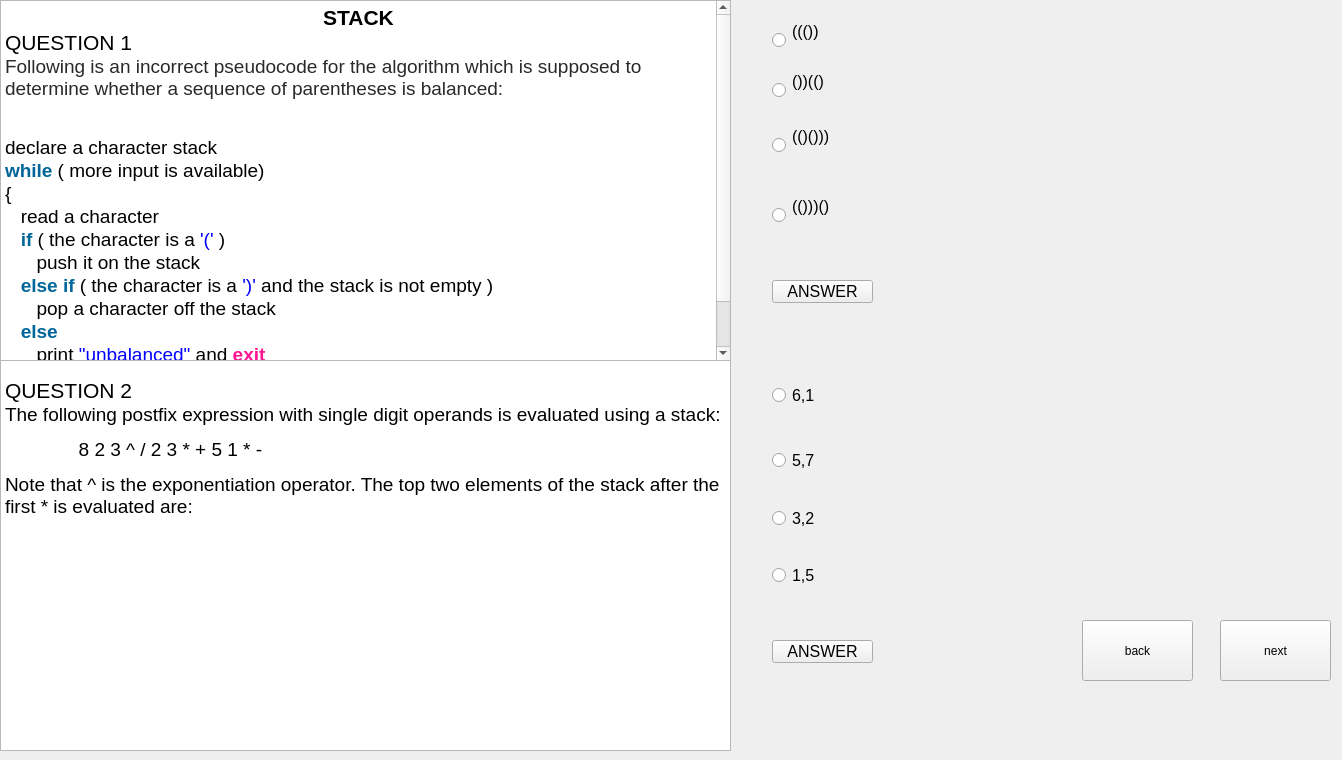
      <widget class="QWidget" name="tab_18">
       <attribute name="title">
        <string>STACK 1</string>
       </attribute>
       <widget class="QRadioButton" name="radioButton_33">
        <property name="geometry">
         <rect>
          <x>772</x>
          <y>380</y>
          <width>411</width>
          <height>31</height>
         </rect>
        </property>
        <property name="font">
         <font>
          <pointsize>12</pointsize>
         </font>
        </property>
        <property name="text">
         <string>6,1</string>
        </property>
       </widget>
       <widget class="QTextBrowser" name="textBrowser_9">
        <property name="geometry">
         <rect>
          <x>0</x>
          <y>0</y>
          <width>731</width>
          <height>361</height>
         </rect>
        </property>
        <property name="html">
         <string>&lt;!DOCTYPE HTML PUBLIC &quot;-//W3C//DTD HTML 4.0//EN&quot; &quot;http://www.w3.org/TR/REC-html40/strict.dtd&quot;&gt;
&lt;html&gt;&lt;head&gt;&lt;meta name=&quot;qrichtext&quot; content=&quot;1&quot; /&gt;&lt;style type=&quot;text/css&quot;&gt;
p, li { white-space: pre-wrap; }
&lt;/style&gt;&lt;/head&gt;&lt;body style=&quot; font-family:'MS Shell Dlg 2'; font-size:7.8pt; font-weight:400; font-style:normal;&quot;&gt;
&lt;p align=&quot;center&quot; style=&quot; margin-top:0px; margin-bottom:0px; margin-left:0px; margin-right:0px; -qt-block-indent:0; text-indent:0px;&quot;&gt;&lt;span style=&quot; font-family:'MS Shell Dlg 2'; font-size:16pt; font-weight:600;&quot;&gt;STACK&lt;/span&gt;&lt;/p&gt;
&lt;p style=&quot; margin-top:0px; margin-bottom:0px; margin-left:0px; margin-right:0px; -qt-block-indent:0; text-indent:0px;&quot;&gt;&lt;span style=&quot; font-family:'MS Shell Dlg 2'; font-size:16pt;&quot;&gt;QUESTION 1&lt;/span&gt;&lt;/p&gt;
&lt;p style=&quot; margin-top:0px; margin-bottom:0px; margin-left:0px; margin-right:0px; -qt-block-indent:0; text-indent:0px;&quot;&gt;&lt;span style=&quot; font-family:'Roboto'; font-size:14pt; color:rgba(0,0,0,0.839216); background-color:#ffffff;&quot;&gt;Following is an incorrect pseudocode for the algorithm which is supposed to determine whether a sequence of parentheses is balanced:&lt;/span&gt;&lt;/p&gt;
&lt;p style=&quot;-qt-paragraph-type:empty; margin-top:13px; margin-bottom:13px; margin-left:0px; margin-right:0px; -qt-block-indent:0; text-indent:0px; font-family:'Roboto'; font-size:14pt; color:rgba(0,0,0,0.839216); background-color:#ffffff;&quot;&gt;&lt;br /&gt;&lt;/p&gt;
&lt;table border=&quot;0&quot; style=&quot; margin-top:0px; margin-bottom:0px; margin-left:0px; margin-right:0px;&quot; cellspacing=&quot;0&quot; cellpadding=&quot;0&quot;&gt;
&lt;tr&gt;
&lt;td bgcolor=&quot;#ffffff&quot; style=&quot; padding-left:0; padding-right:0; padding-top:0; padding-bottom:0;&quot;&gt;
&lt;p style=&quot; margin-top:0px; margin-bottom:0px; margin-left:0px; margin-right:0px; -qt-block-indent:0; text-indent:0px; background-color:#ffffff;&quot;&gt;&lt;a name=&quot;highlighter_386517&quot;&gt;&lt;/a&gt;&lt;span style=&quot; font-family:'Monaco'; font-size:14pt; color:#000000;&quot;&gt;d&lt;/span&gt;&lt;span style=&quot; font-family:'Monaco'; font-size:14pt; color:#000000;&quot;&gt;eclare a character stack &lt;/span&gt;&lt;/p&gt;
&lt;p style=&quot; margin-top:0px; margin-bottom:0px; margin-left:0px; margin-right:0px; -qt-block-indent:0; text-indent:0px; background-color:#ffffff;&quot;&gt;&lt;span style=&quot; font-family:'Monaco'; font-size:14pt; font-weight:600; color:#006699;&quot;&gt;while&lt;/span&gt;&lt;span style=&quot; font-family:'Monaco'; font-size:14pt; color:rgba(0,0,0,0.839216);&quot;&gt; &lt;/span&gt;&lt;span style=&quot; font-family:'Monaco'; font-size:14pt; color:#000000;&quot;&gt;( more input is available)&lt;/span&gt;&lt;/p&gt;
&lt;p style=&quot; margin-top:0px; margin-bottom:0px; margin-left:0px; margin-right:0px; -qt-block-indent:0; text-indent:0px; background-color:#ffffff;&quot;&gt;&lt;span style=&quot; font-family:'Monaco'; font-size:14pt; color:#000000;&quot;&gt;{&lt;/span&gt;&lt;/p&gt;
&lt;p style=&quot; margin-top:0px; margin-bottom:0px; margin-left:0px; margin-right:0px; -qt-block-indent:0; text-indent:0px; background-color:#ffffff;&quot;&gt;&lt;span style=&quot; font-family:'Monaco'; font-size:14pt; color:rgba(0,0,0,0.839216);&quot;&gt;   &lt;/span&gt;&lt;span style=&quot; font-family:'Monaco'; font-size:14pt; color:#000000;&quot;&gt;read a character&lt;/span&gt;&lt;/p&gt;
&lt;p style=&quot; margin-top:0px; margin-bottom:0px; margin-left:0px; margin-right:0px; -qt-block-indent:0; text-indent:0px; background-color:#ffffff;&quot;&gt;&lt;span style=&quot; font-family:'Monaco'; font-size:14pt; color:rgba(0,0,0,0.839216);&quot;&gt;   &lt;/span&gt;&lt;span style=&quot; font-family:'Monaco'; font-size:14pt; font-weight:600; color:#006699;&quot;&gt;if&lt;/span&gt;&lt;span style=&quot; font-family:'Monaco'; font-size:14pt; color:rgba(0,0,0,0.839216);&quot;&gt; &lt;/span&gt;&lt;span style=&quot; font-family:'Monaco'; font-size:14pt; color:#000000;&quot;&gt;( the character is a &lt;/span&gt;&lt;span style=&quot; font-family:'Monaco'; font-size:14pt; color:#0000ff;&quot;&gt;'('&lt;/span&gt;&lt;span style=&quot; font-family:'Monaco'; font-size:14pt; color:rgba(0,0,0,0.839216);&quot;&gt; &lt;/span&gt;&lt;span style=&quot; font-family:'Monaco'; font-size:14pt; color:#000000;&quot;&gt;) &lt;/span&gt;&lt;/p&gt;
&lt;p style=&quot; margin-top:0px; margin-bottom:0px; margin-left:0px; margin-right:0px; -qt-block-indent:0; text-indent:0px; background-color:#ffffff;&quot;&gt;&lt;span style=&quot; font-family:'Monaco'; font-size:14pt; color:rgba(0,0,0,0.839216);&quot;&gt;      &lt;/span&gt;&lt;span style=&quot; font-family:'Monaco'; font-size:14pt; color:#000000;&quot;&gt;push it on the stack&lt;/span&gt;&lt;/p&gt;
&lt;p style=&quot; margin-top:0px; margin-bottom:0px; margin-left:0px; margin-right:0px; -qt-block-indent:0; text-indent:0px; background-color:#ffffff;&quot;&gt;&lt;span style=&quot; font-family:'Monaco'; font-size:14pt; color:rgba(0,0,0,0.839216);&quot;&gt;   &lt;/span&gt;&lt;span style=&quot; font-family:'Monaco'; font-size:14pt; font-weight:600; color:#006699;&quot;&gt;else&lt;/span&gt;&lt;span style=&quot; font-family:'Monaco'; font-size:14pt; color:rgba(0,0,0,0.839216);&quot;&gt; &lt;/span&gt;&lt;span style=&quot; font-family:'Monaco'; font-size:14pt; font-weight:600; color:#006699;&quot;&gt;if&lt;/span&gt;&lt;span style=&quot; font-family:'Monaco'; font-size:14pt; color:rgba(0,0,0,0.839216);&quot;&gt; &lt;/span&gt;&lt;span style=&quot; font-family:'Monaco'; font-size:14pt; color:#000000;&quot;&gt;( the character is a &lt;/span&gt;&lt;span style=&quot; font-family:'Monaco'; font-size:14pt; color:#0000ff;&quot;&gt;')'&lt;/span&gt;&lt;span style=&quot; font-family:'Monaco'; font-size:14pt; color:rgba(0,0,0,0.839216);&quot;&gt; &lt;/span&gt;&lt;span style=&quot; font-family:'Monaco'; font-size:14pt; color:#000000;&quot;&gt;and the stack is not empty )&lt;/span&gt;&lt;/p&gt;
&lt;p style=&quot; margin-top:0px; margin-bottom:0px; margin-left:0px; margin-right:0px; -qt-block-indent:0; text-indent:0px; background-color:#ffffff;&quot;&gt;&lt;span style=&quot; font-family:'Monaco'; font-size:14pt; color:rgba(0,0,0,0.839216);&quot;&gt;      &lt;/span&gt;&lt;span style=&quot; font-family:'Monaco'; font-size:14pt; color:#000000;&quot;&gt;pop a character off the stack&lt;/span&gt;&lt;/p&gt;
&lt;p style=&quot; margin-top:0px; margin-bottom:0px; margin-left:0px; margin-right:0px; -qt-block-indent:0; text-indent:0px; background-color:#ffffff;&quot;&gt;&lt;span style=&quot; font-family:'Monaco'; font-size:14pt; color:rgba(0,0,0,0.839216);&quot;&gt;   &lt;/span&gt;&lt;span style=&quot; font-family:'Monaco'; font-size:14pt; font-weight:600; color:#006699;&quot;&gt;else&lt;/span&gt;&lt;/p&gt;
&lt;p style=&quot; margin-top:0px; margin-bottom:0px; margin-left:0px; margin-right:0px; -qt-block-indent:0; text-indent:0px; background-color:#ffffff;&quot;&gt;&lt;span style=&quot; font-family:'Monaco'; font-size:14pt; color:rgba(0,0,0,0.839216);&quot;&gt;      &lt;/span&gt;&lt;span style=&quot; font-family:'Monaco'; font-size:14pt; color:#000000;&quot;&gt;print &lt;/span&gt;&lt;span style=&quot; font-family:'Monaco'; font-size:14pt; color:#0000ff;&quot;&gt;&amp;quot;unbalanced&amp;quot;&lt;/span&gt;&lt;span style=&quot; font-family:'Monaco'; font-size:14pt; color:rgba(0,0,0,0.839216);&quot;&gt; &lt;/span&gt;&lt;span style=&quot; font-family:'Monaco'; font-size:14pt; color:#000000;&quot;&gt;and &lt;/span&gt;&lt;span style=&quot; font-family:'Monaco'; font-size:14pt; font-weight:600; color:#ff1493;&quot;&gt;exit&lt;/span&gt;&lt;/p&gt;
&lt;p style=&quot; margin-top:0px; margin-bottom:0px; margin-left:0px; margin-right:0px; -qt-block-indent:0; text-indent:0px; background-color:#ffffff;&quot;&gt;&lt;span style=&quot; font-family:'Monaco'; font-size:14pt; color:rgba(0,0,0,0.839216);&quot;&gt; &lt;/span&gt;&lt;span style=&quot; font-family:'Monaco'; font-size:14pt; color:#000000;&quot;&gt;}&lt;/span&gt;&lt;/p&gt;
&lt;p style=&quot; margin-top:0px; margin-bottom:0px; margin-left:0px; margin-right:0px; -qt-block-indent:0; text-indent:0px; background-color:#ffffff;&quot;&gt;&lt;span style=&quot; font-family:'Monaco'; font-size:14pt; color:rgba(0,0,0,0.839216);&quot;&gt; &lt;/span&gt;&lt;span style=&quot; font-family:'Monaco'; font-size:14pt; color:#000000;&quot;&gt;print &lt;/span&gt;&lt;span style=&quot; font-family:'Monaco'; font-size:14pt; color:#0000ff;&quot;&gt;&amp;quot;balanced&amp;quot;&lt;/span&gt;&lt;/p&gt;&lt;/td&gt;&lt;/tr&gt;&lt;/table&gt;&lt;/body&gt;&lt;/html&gt;</string>
        </property>
       </widget>
       <widget class="QRadioButton" name="radioButton_34">
        <property name="geometry">
         <rect>
          <x>772</x>
          <y>20</y>
          <width>321</width>
          <height>41</height>
         </rect>
        </property>
        <property name="font">
         <font>
          <pointsize>12</pointsize>
         </font>
        </property>
        <property name="text">
         <string>((())
</string>
        </property>
       </widget>
       <widget class="QRadioButton" name="radioButton_35">
        <property name="geometry">
         <rect>
          <x>772</x>
          <y>180</y>
          <width>371</width>
          <height>71</height>
         </rect>
        </property>
        <property name="font">
         <font>
          <pointsize>12</pointsize>
         </font>
        </property>
        <property name="text">
         <string>(()))()
</string>
        </property>
       </widget>
       <widget class="QRadioButton" name="radioButton_36">
        <property name="geometry">
         <rect>
          <x>772</x>
          <y>560</y>
          <width>351</width>
          <height>31</height>
         </rect>
        </property>
        <property name="font">
         <font>
          <pointsize>12</pointsize>
         </font>
        </property>
        <property name="text">
         <string>1,5</string>
        </property>
       </widget>
       <widget class="QPushButton" name="pushButton_24">
        <property name="geometry">
         <rect>
          <x>772</x>
          <y>640</y>
          <width>101</width>
          <height>23</height>
         </rect>
        </property>
        <property name="font">
         <font>
          <pointsize>12</pointsize>
         </font>
        </property>
        <property name="text">
         <string>ANSWER</string>
        </property>
       </widget>
       <widget class="QRadioButton" name="radioButton_37">
        <property name="geometry">
         <rect>
          <x>772</x>
          <y>120</y>
          <width>371</width>
          <height>51</height>
         </rect>
        </property>
        <property name="font">
         <font>
          <pointsize>12</pointsize>
         </font>
        </property>
        <property name="text">
         <string>(()()))
</string>
        </property>
       </widget>
       <widget class="QRadioButton" name="radioButton_38">
        <property name="geometry">
         <rect>
          <x>772</x>
          <y>70</y>
          <width>331</width>
          <height>41</height>
         </rect>
        </property>
        <property name="font">
         <font>
          <pointsize>12</pointsize>
         </font>
        </property>
        <property name="text">
         <string>())(()
</string>
        </property>
       </widget>
       <widget class="QRadioButton" name="radioButton_39">
        <property name="geometry">
         <rect>
          <x>772</x>
          <y>440</y>
          <width>551</width>
          <height>41</height>
         </rect>
        </property>
        <property name="font">
         <font>
          <pointsize>12</pointsize>
         </font>
        </property>
        <property name="text">
         <string>5,7</string>
        </property>
       </widget>
       <widget class="QRadioButton" name="radioButton_40">
        <property name="geometry">
         <rect>
          <x>772</x>
          <y>510</y>
          <width>561</width>
          <height>17</height>
         </rect>
        </property>
        <property name="font">
         <font>
          <pointsize>12</pointsize>
         </font>
        </property>
        <property name="text">
         <string>3,2</string>
        </property>
       </widget>
       <widget class="QPushButton" name="pushButton_25">
        <property name="geometry">
         <rect>
          <x>772</x>
          <y>280</y>
          <width>101</width>
          <height>23</height>
         </rect>
        </property>
        <property name="font">
         <font>
          <pointsize>12</pointsize>
         </font>
        </property>
        <property name="text">
         <string>ANSWER</string>
        </property>
       </widget>
       <widget class="QTextBrowser" name="textBrowser_10">
        <property name="geometry">
         <rect>
          <x>0</x>
          <y>360</y>
          <width>731</width>
          <height>391</height>
         </rect>
        </property>
        <property name="html">
         <string>&lt;!DOCTYPE HTML PUBLIC &quot;-//W3C//DTD HTML 4.0//EN&quot; &quot;http://www.w3.org/TR/REC-html40/strict.dtd&quot;&gt;
&lt;html&gt;&lt;head&gt;&lt;meta name=&quot;qrichtext&quot; content=&quot;1&quot; /&gt;&lt;style type=&quot;text/css&quot;&gt;
p, li { white-space: pre-wrap; }
&lt;/style&gt;&lt;/head&gt;&lt;body style=&quot; font-family:'MS Shell Dlg 2'; font-size:7.8pt; font-weight:400; font-style:normal;&quot;&gt;
&lt;p style=&quot;-qt-paragraph-type:empty; margin-top:0px; margin-bottom:0px; margin-left:0px; margin-right:0px; -qt-block-indent:0; text-indent:0px; font-family:'MS Shell Dlg 2'; font-size:8.25pt;&quot;&gt;&lt;br /&gt;&lt;/p&gt;
&lt;p style=&quot; margin-top:0px; margin-bottom:0px; margin-left:0px; margin-right:0px; -qt-block-indent:0; text-indent:0px;&quot;&gt;&lt;span style=&quot; font-family:'MS Shell Dlg 2'; font-size:16pt;&quot;&gt;QUESTION 2&lt;/span&gt;&lt;/p&gt;
&lt;p style=&quot; margin-top:0px; margin-bottom:0px; margin-left:0px; margin-right:0px; -qt-block-indent:0; text-indent:0px;&quot;&gt;&lt;span style=&quot; font-family:'MS Shell Dlg 2'; font-size:14pt;&quot;&gt;The following postfix expression with single digit operands is evaluated using a stack:&lt;/span&gt;&lt;/p&gt;
&lt;p style=&quot; margin-top:12px; margin-bottom:12px; margin-left:0px; margin-right:0px; -qt-block-indent:0; text-indent:0px;&quot;&gt;&lt;span style=&quot; font-family:'Courier New'; font-size:14pt;&quot;&gt;              8 2 3 ^ / 2 3 * + 5 1 * - &lt;/span&gt;&lt;/p&gt;
&lt;p style=&quot; margin-top:0px; margin-bottom:0px; margin-left:0px; margin-right:0px; -qt-block-indent:0; text-indent:0px;&quot;&gt;&lt;span style=&quot; font-family:'MS Shell Dlg 2'; font-size:14pt;&quot;&gt;Note that ^ is the exponentiation operator. The top two elements of the stack after the first * is evaluated are:&lt;/span&gt;&lt;/p&gt;&lt;/body&gt;&lt;/html&gt;</string>
        </property>
       </widget>
       <widget class="QPushButton" name="pushButton_43">
        <property name="geometry">
         <rect>
          <x>1082</x>
          <y>620</y>
          <width>111</width>
          <height>61</height>
         </rect>
        </property>
        <property name="text">
         <string>back</string>
        </property>
       </widget>
       <widget class="QPushButton" name="pushButton_44">
        <property name="geometry">
         <rect>
          <x>1220</x>
          <y>620</y>
          <width>111</width>
          <height>61</height>
         </rect>
        </property>
        <property name="text">
         <string>next</string>
        </property>
       </widget>
       <widget class="QLabel" name="label_22">
        <property name="geometry">
         <rect>
          <x>890</x>
          <y>280</y>
          <width>121</width>
          <height>31</height>
         </rect>
        </property>
        <property name="font">
         <font>
          <pointsize>12</pointsize>
         </font>
        </property>
        <property name="text">
         <string/>
        </property>
       </widget>
       <widget class="QLabel" name="label_23">
        <property name="geometry">
         <rect>
          <x>890</x>
          <y>640</y>
          <width>121</width>
          <height>31</height>
         </rect>
        </property>
        <property name="font">
         <font>
          <pointsize>12</pointsize>
         </font>
        </property>
        <property name="text">
         <string/>
        </property>
       </widget>
      </widget>
